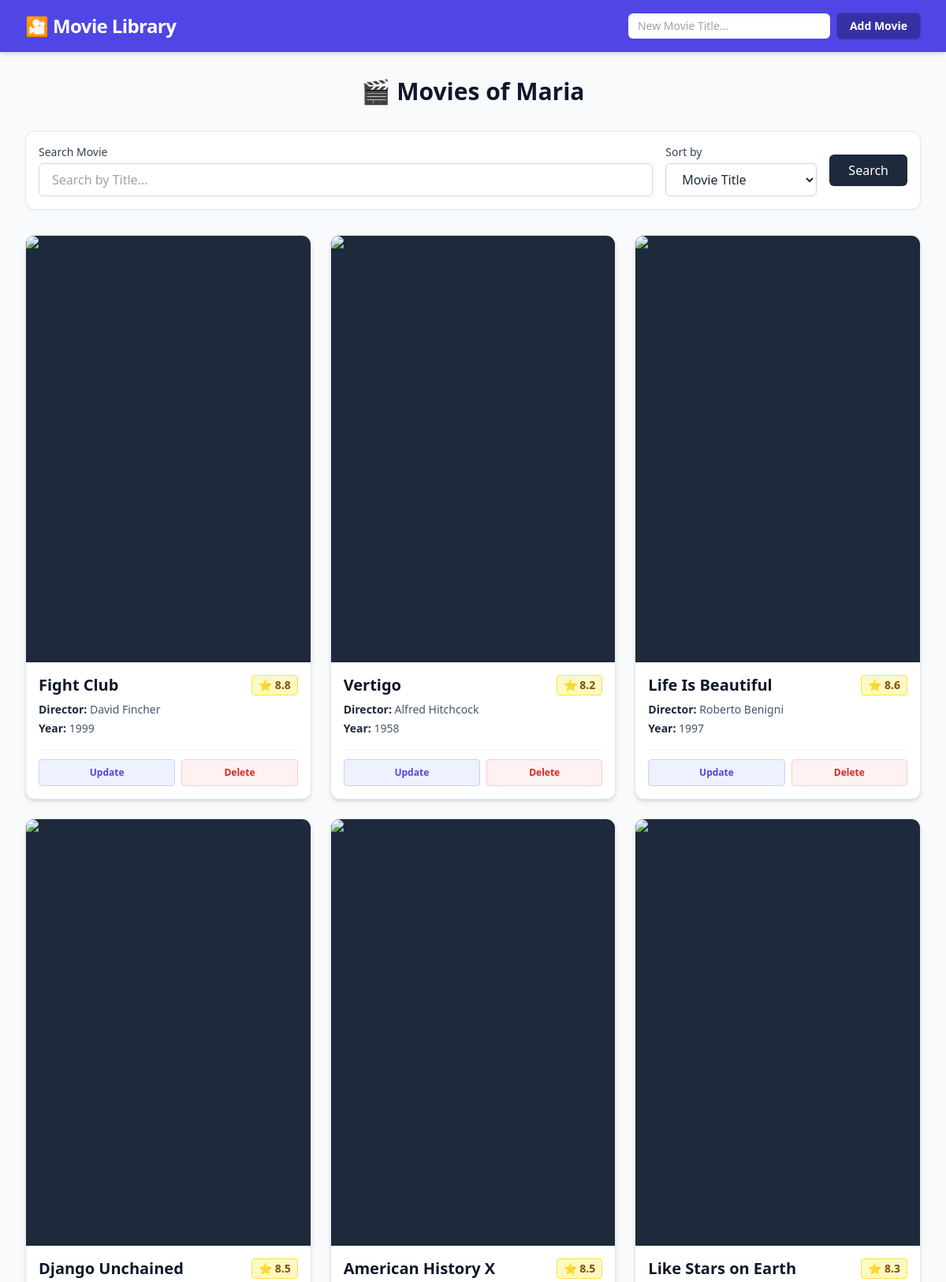
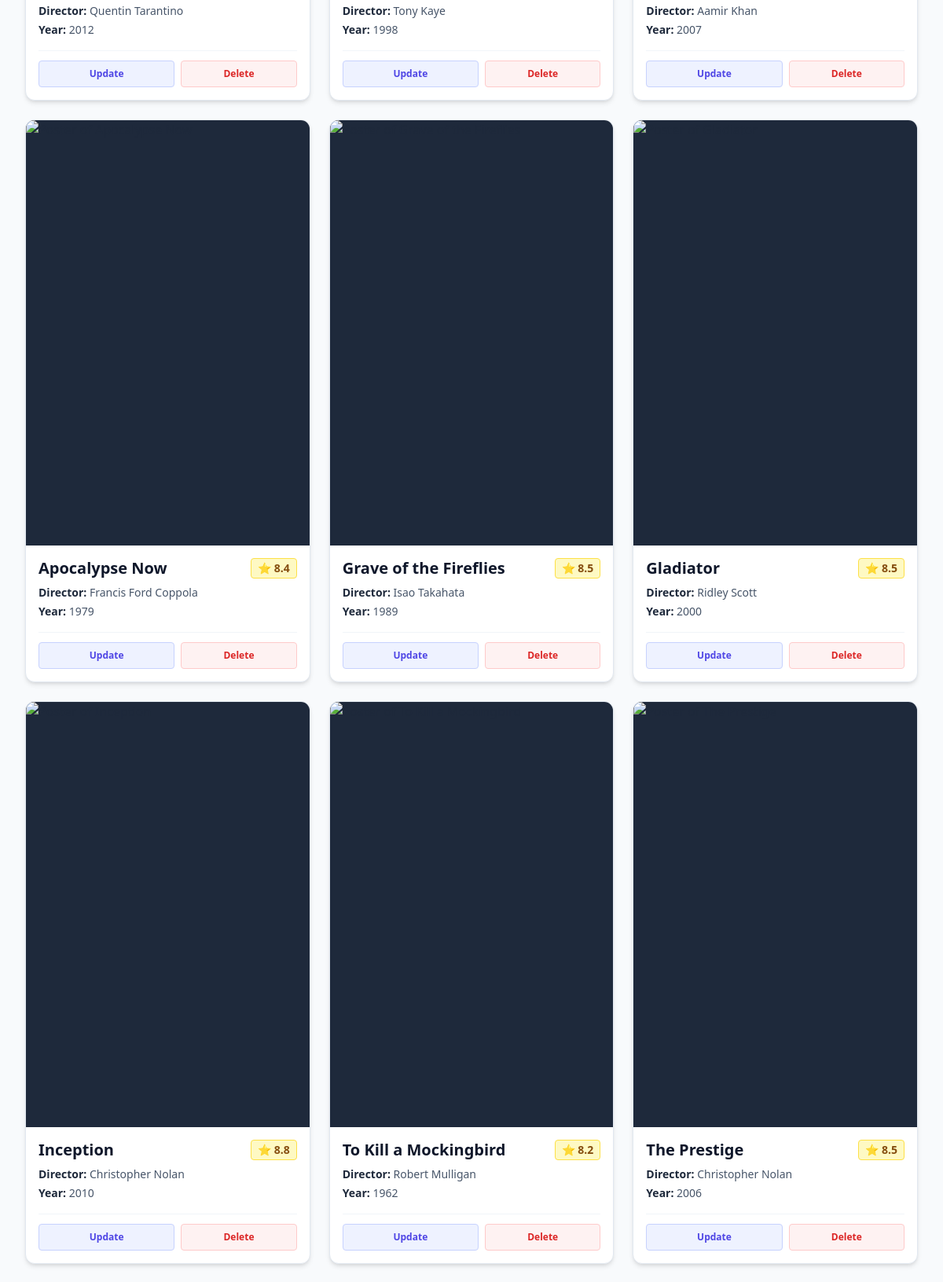
Screenshot of /users/3/movies (upper part) with the database file from the repository (2 pictures, top to bottom).
### models.py (models this page shows)
class User(db.Model):
    __tablename__ = 'users'
    id = db.Column(db.Integer, primary_key=True, autoincrement=True)
    name = db.Column(db.String(100), unique=True, nullable=False)

class UserMovies(db.Model):
    __tablename__ = 'user-movies'
    id = db.Column(db.Integer, primary_key=True, autoincrement=True)
    movie_id = db.Column(db.Integer, db.ForeignKey('movies.id'), nullable=False)
    user_id = db.Column(db.Integer, db.ForeignKey('users.id'), nullable=False)
    rating = db.Column(db.Float, nullable=True) # for individual movie rating

class Movie(db.Model):
    __tablename__ = 'movies'
    id = db.Column(db.Integer, primary_key=True, autoincrement=True)
    title = db.Column(db.String(100), nullable=False)
    director = db.Column(db.String(100), nullable=True)
    year = db.Column(db.Integer, nullable=True)
    poster = db.Column(db.String(100), nullable=True)
    imdb_url = db.Column(db.String(100), nullable=True)

### app.py (the view)
@app.route('/users/<int:user_id>/movies')
def show_movies(user_id):
    try:
        search_query = request.args.get('search')
        sort_by = request.args.get('sort')
        user = data_manager.get_user(user_id)
        movies = data_manager.get_movies(user_id, search_query, sort_by)
        return render_template('movies.html',
                               movies=movies, user=user)
    except Exception as e:
        db.session.rollback()
        flash(f"Error getting movies: {str(e)}", "error")
        return redirect(url_for('index'))

### data_manager.py (called while the page is built)
    def get_user(self, user_id):
        return User.query.get(user_id)

    def get_movies(self, user_id, search_query=None, sort_by=None):
        query = db.session.query(Movie, UserMovies.rating) \
             .join(UserMovies, Movie.id == UserMovies.movie_id) \
             .filter(UserMovies.user_id == user_id)
        if search_query:
            query = query.filter(Movie.title.like("%" + search_query + "%"))
        if sort_by == "title":
            query = query.order_by(Movie.title.asc())
        elif sort_by == "rating":
            query = query.order_by(UserMovies.rating.desc())
        return query.all()

### templates/movies.html (shortened to what this page needs)
{% extends "base.html" %}
{% block nav_buttons %}
  <form action="/users/{{ user.id }}/movies" method="POST" class="flex items-center gap-2">
    <input type="text" id="title" name="title" placeholder="New Movie Title..." required
           class="w-48 md:w-64 border-0 rounded-md px-3 py-1.5 text-sm text-slate-900 focus:ring-2 focus:ring-indigo-300 outline-none transition-all shadow-inner">
    <button type="submit"
            class="bg-indigo-800 hover:bg-indigo-900 text-white text-sm font-semibold py-1.5 px-4 rounded-md transition-colors shadow-sm whitespace-nowrap border border-indigo-700">
      Add Movie
    </button>
  </form>
{% endblock %}
{% block content %}
  <h2 class="text-3xl font-bold text-slate-900 mb-8 text-center">🎬 Movies of {{ user.name }}</h2>
  <div class="bg-white p-4 rounded-xl shadow-sm border border-slate-200 mb-8">
    <form action="/users/{{ user.id }}/movies" method="GET" class="flex flex-col sm:flex-row gap-4 items-end sm:items-center">
      <div class="flex-grow w-full sm:w-auto">
        <label for="search" class="block text-sm font-medium text-slate-700 mb-1">Search Movie</label>
        <input type="text" name="search" id="search" placeholder="Search by Title..."
               value="{{ request.args.get('search', '') }}"
               class="w-full border border-slate-300 rounded-md px-4 py-2 focus:ring-2 focus:ring-indigo-500 focus:border-indigo-500 outline-none transition-all">
      </div>
      <div class="w-full sm:w-48">
        <label for="sort" class="block text-sm font-medium text-slate-700 mb-1">Sort by</label>
        <select name="sort" id="sort" class="w-full border border-slate-300 rounded-md px-4 py-2 bg-white focus:ring-2 focus:ring-indigo-500 outline-none cursor-pointer">
          <option value="title" {% if request.args.get('sort') == 'title' %}selected{% endif %}>Movie Title</option>
        </select>
      </div>
      <div class="flex gap-2 w-full sm:w-auto">
        <button type="submit" class="bg-slate-800 hover:bg-slate-700 text-white px-6 py-2 rounded-md font-medium transition-colors w-full sm:w-auto shadow-sm">
          Search
        </button>
      </div>
    </form>
  </div>
  <div class="grid grid-cols-1 sm:grid-cols-2 lg:grid-cols-3 xl:grid-cols-4 gap-6">
    {% for movie, rating in movies %}
    <div class="bg-white rounded-xl shadow-md border border-slate-200 overflow-hidden flex flex-col transition-transform duration-200 hover:-translate-y-1 hover:shadow-lg group">
      <a href="{{ movie.imdb_url if movie.imdb_url else '#' }}"
         target="_blank"
         class="w-full relative overflow-hidden bg-slate-800 flex items-center justify-center aspect-[2/3] flex-shrink-0">
      </a>
      <div class="p-4 flex flex-col flex-grow">
        <div class="flex justify-between items-start gap-2 mb-2">
          <h3 class="text-xl font-bold text-slate-900 leading-tight line-clamp-2" title="{{ movie.title }}">
            {{ movie.title }}
          </h3>
          <div class="bg-yellow-100 text-yellow-800 border border-yellow-300 text-sm font-bold px-2 py-0.5 rounded flex items-center flex-shrink-0">
            ⭐ {{ rating if rating else '-.-' }}
          </div>
        </div>
        <div class="text-sm text-slate-600 mb-4 space-y-1">
          <p class="truncate"><strong class="text-slate-800">Director:</strong> {{ movie.director if movie.director else 'Unknown' }}</p>
          <p><strong class="text-slate-800">Year:</strong> {{ movie.year if movie.year else 'Unknown' }}</p>
        </div>
        <div class="mt-auto pt-3 border-t border-slate-100 flex gap-2">
          <a href="/users/{{ user.id }}/movies/{{ movie.id }}/update"
             class="flex-1 text-xs font-semibold text-indigo-600 bg-indigo-50 hover:bg-indigo-100 border border-indigo-200 px-3 py-2 rounded transition-colors text-center">
            Update
          </a>
          <form action="/users/{{ user.id }}/movies/{{ movie.id }}/delete" method="POST" class="flex-1">
            <button type="submit"
                    class="w-full text-xs font-semibold text-red-600 bg-red-50 hover:bg-red-100 border border-red-200 px-3 py-2 rounded transition-colors text-center"
                    onclick="return confirm('Do you really want to delete this movie?');">
              Delete
            </button>
          </form>
        </div>
      </div>
    </div>
    {% endfor %}
  </div>
{% endblock %}

### rows the page displays
User: name "Maria"
UserMovies: title "Fight Club", rating "8.8", director "David Fincher", year "1999"
UserMovies: title "Vertigo", rating "8.2", director "Alfred Hitchcock", year "1958"
UserMovies: title "Life Is Beautiful", rating "8.6", director "Roberto Benigni", year "1997"
UserMovies: title "Django Unchained", rating "8.5", director "Quentin Tarantino", year "2012"
UserMovies: title "American History X", rating "8.5", director "Tony Kaye", year "1998"
UserMovies: title "Like Stars on Earth", rating "8.3", director "Aamir Khan", year "2007"
UserMovies: title "Apocalypse Now", rating "8.4", director "Francis Ford Coppola", year "1979"
UserMovies: title "Grave of the Fireflies", rating "8.5", director "Isao Takahata", year "1989"
UserMovies: title "Gladiator", rating "8.5", director "Ridley Scott", year "2000"
UserMovies: title "Inception", rating "8.8", director "Christopher Nolan", year "2010"
UserMovies: title "To Kill a Mockingbird", rating "8.2", director "Robert Mulligan", year "1962"
UserMovies: title "The Prestige", rating "8.5", director "Christopher Nolan", year "2006"
